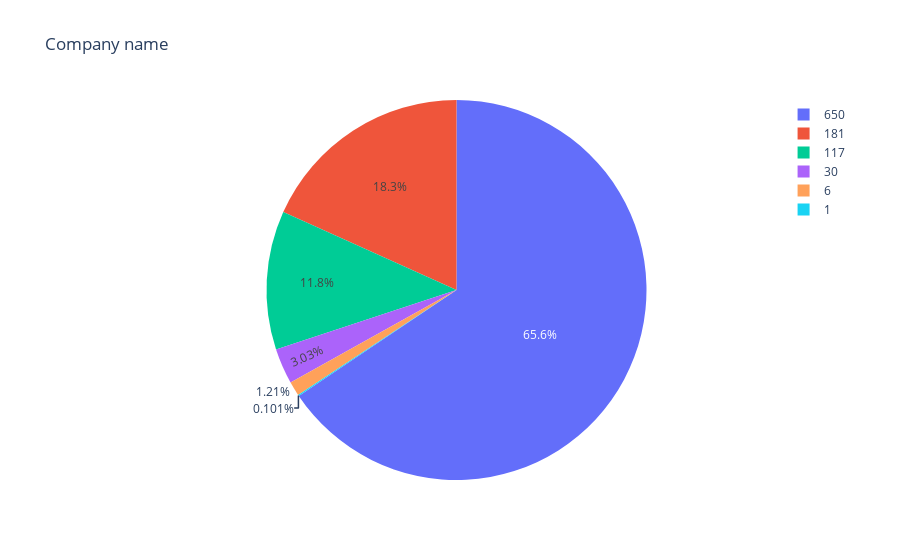

Notebook code for this chart:
### Code cell
import plotly.express as px
fig=px.pie(df,values=df, 
           names='Company type' ,
            title='Company name')
fig.show()

### Figure 1 — Plotly figure (JSON) as saved in the notebook; plotly's stock layout.template omitted (floating-point values rounded to 4 significant figures)
{"data": [{"domain": {"x": [0, 1], "y": [0, 1]}, "hovertemplate": "Company type=%{label}<br>value=%{value}<extra></extra>", "labels": [650, 181, 117, 30, 6, 6, 1], "legendgroup": "", "name": "", "showlegend": true, "type": "pie", "values": [650, 181, 117, 30, 6, 6, 1]}], "layout": {"legend": {"tracegroupgap": 0}, "title": {"text": "Company name"}}}
